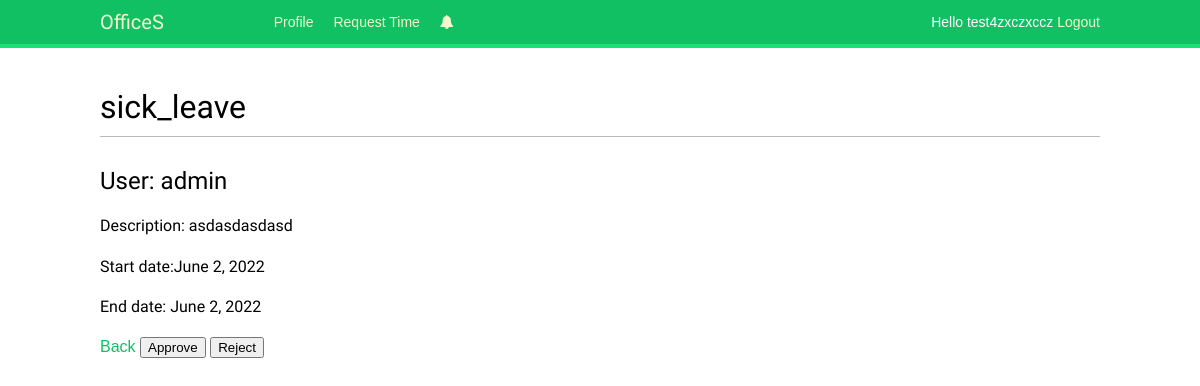
The page /event/4/ (signed in) on the database its author committed.
### offices/models.py (models this page shows)
class Event(models.Model):
    STATUS = (
       ('rejected', ('Rejected')),
       ('accepted', ('Accepted')),
       ('in_review', ('Created')),
   )
    TYPE = (
       ('vacation', ('Vacation')),
       ('sick_leave', ('Sick leave')),
   )
    type = models.CharField(max_length=32, choices=TYPE)
    description = models.TextField()
    start_date = models.DateField(blank=True,null=True)
    end_date = models.DateField(blank=True,null=True)
    user_fk = models.ForeignKey(settings.AUTH_USER_MODEL, on_delete=models.CASCADE, default=None, related_name='%(class)s_user')
    status = models.CharField(max_length=32,default='In_review', choices=STATUS)

### offices/views.py (the view)
# urls.py: path('event/<int:id>/', views.event, name='event'),
@login_required(login_url='../../')
def event(request, id):
    user = request.user
    try:
        profile = Profile.objects.get(user=user.id)
    except:
        pass
    event_to_approve = Event.objects.get(id=id)
    return render(request,
              'offices/event.html', locals()
             )

### offices/templates/offices/event.html (shortened to what this page needs)
{% extends 'base.html' %}
{% block content %}
<h1>{{ event_to_approve.type }}</h1>
<div class="event-details">
    <h2>User: {{ event_to_approve.user_fk }}</h2>
    <h4>Description: {{ event_to_approve.description }}</h4>
    <h4>Start date:{{ event_to_approve.start_date }}</h4>
    <h4>End date: {{ event_to_approve.end_date }}</h4>
</div>
<span class="Back">
    <a href="../../" name="back" value="None">Back</a>
</span>
    <span class="Approve">
        <a href="../../event/approve/{{ event_to_approve.id }}">
        <button>Approve</button></a>
     </span>
     <span class="Reject">
        <a href="../../event/reject/{{ event_to_approve.id }}">
        <button>Reject</button></a>
     </span>
{% endblock %}

### offices/templates/base.html (shortened to what this page needs)
{% load static %}
<!DOCTYPE html>
<html>
<head>
    <link href="{% static "css/base.css" %}" rel="stylesheet">
    <link rel="stylesheet" href="https://cdnjs.cloudflare.com/ajax/libs/font-awesome/4.7.0/css/font-awesome.min.css">
</head>
<body>
    <div id="header">
        <span class="logo"><a href="{% url 'dashboard' %}">OfficeS</a></span>
        {% if request.user.is_authenticated %}
        <ul class="menu">
            <li>
                <a href="../../profile/{{ request.user.id }}">Profile</a>
            </li>
            <li>
                <a href="{% url 'create_event' %}">Request Time</a>
            </li>
            {% if profile.is_manager == True %}
            <li>
            <a href="../../events_to_review/"> <i class="fa fa-bell"></i></a>
            </li>
            {% endif %}
        </ul>
        {% endif %}
        <span class="user">
            {% if request.user.is_authenticated %}
            Hello {{ request.user.first_name }}
            <a href="{% url 'logout' %}">Logout</a>
            {% else %}
            <a href="{% url 'login' %}">Log-In</a>
            {% endif %}
        </span>
    </div>
    <div id="content">
        {% block content %}
        {% endblock %}
    </div>
</body>
</html>

### offices/static/css/base.css (style rules this page uses)
body { margin:0; padding:0; font-family:helvetica, sans-serif; }
a { color:#12c064; text-decoration:none; }
h1, h2, h3, h4, h5 , h6 { font-family: 'Muli', sans-serif; font-weight:normal; }
h1 { border-bottom:1px solid #bbb; padding:0 0 10px 0; margin:10px 0 20px 0; }
h2 { margin:30px 0 20px; }
#header { padding:10px 100px; font-size:14px; background:#12c064; color:#fff; border-bottom:4px solid #1cdf78; overflow:auto; }
#header .logo { font-family: 'Muli', sans-serif; float:left; color:#f3f7cc; font-size:20px; margin-right:10%; }
#header ul.menu { list-style:none; float:left; margin:0; padding:0; }
#header ul.menu li { float:left; padding:4px 10px; }
#header a { color:#f3f7cc; }
#header .user { float:right; padding-top:4px; }
#content { padding:30px 100px; }

### rows shown on the page
Event: type "sick_leave", user_fk "admin", description "asdasdasdasd", start_date "June 2, 2022", end_date "June 2, 2022"

### other values the page prints
{{ request.user.first_name }} "test4zxczxccz"
